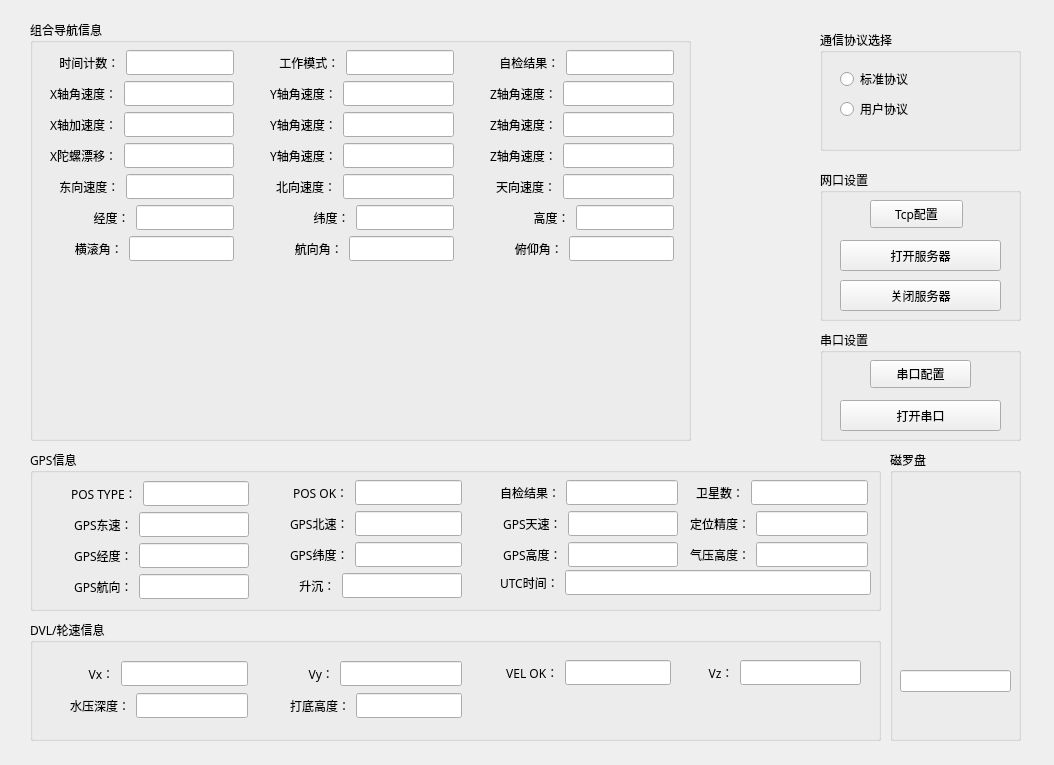
<?xml version="1.0" encoding="UTF-8"?>
<ui version="4.0">
 <class>Module7</class>
 <widget class="QWidget" name="Module7">
  <property name="geometry">
   <rect>
    <x>0</x>
    <y>0</y>
    <width>1054</width>
    <height>765</height>
   </rect>
  </property>
  <property name="font">
   <font>
    <family>Agency FB</family>
   </font>
  </property>
  <property name="windowTitle">
   <string>Form</string>
  </property>
  <widget class="QGroupBox" name="groupBox">
   <property name="geometry">
    <rect>
     <x>820</x>
     <y>330</y>
     <width>201</width>
     <height>111</height>
    </rect>
   </property>
   <property name="title">
    <string>串口设置</string>
   </property>
   <widget class="QPushButton" name="serialSwitch">
    <property name="geometry">
     <rect>
      <x>20</x>
      <y>70</y>
      <width>161</width>
      <height>31</height>
     </rect>
    </property>
    <property name="text">
     <string>打开串口</string>
    </property>
   </widget>
   <widget class="QPushButton" name="serialConfigButton">
    <property name="geometry">
     <rect>
      <x>50</x>
      <y>30</y>
      <width>101</width>
      <height>28</height>
     </rect>
    </property>
    <property name="text">
     <string>串口配置</string>
    </property>
   </widget>
  </widget>
  <widget class="QGroupBox" name="groupBox_2">
   <property name="geometry">
    <rect>
     <x>820</x>
     <y>170</y>
     <width>201</width>
     <height>151</height>
    </rect>
   </property>
   <property name="title">
    <string>网口设置</string>
   </property>
   <widget class="QPushButton" name="tcpConnectButton">
    <property name="geometry">
     <rect>
      <x>20</x>
      <y>70</y>
      <width>161</width>
      <height>31</height>
     </rect>
    </property>
    <property name="text">
     <string>打开服务器</string>
    </property>
   </widget>
   <widget class="QPushButton" name="tcpDisconnectButton">
    <property name="geometry">
     <rect>
      <x>20</x>
      <y>110</y>
      <width>161</width>
      <height>31</height>
     </rect>
    </property>
    <property name="text">
     <string>关闭服务器</string>
    </property>
   </widget>
   <widget class="QPushButton" name="tcpConfigButton">
    <property name="geometry">
     <rect>
      <x>50</x>
      <y>30</y>
      <width>93</width>
      <height>28</height>
     </rect>
    </property>
    <property name="text">
     <string>Tcp配置</string>
    </property>
   </widget>
  </widget>
  <widget class="QGroupBox" name="groupBox_3">
   <property name="geometry">
    <rect>
     <x>30</x>
     <y>20</y>
     <width>661</width>
     <height>421</height>
    </rect>
   </property>
   <property name="title">
    <string>组合导航信息</string>
   </property>
   <widget class="GaugeCompassPan" name="gaugeCompassPan">
    <property name="geometry">
     <rect>
      <x>240</x>
      <y>250</y>
      <width>170</width>
      <height>170</height>
     </rect>
    </property>
   </widget>
   <widget class="GaugeArc" name="gaugeArc">
    <property name="geometry">
     <rect>
      <x>30</x>
      <y>260</y>
      <width>150</width>
      <height>150</height>
     </rect>
    </property>
    <property name="endAngle">
     <number>45</number>
    </property>
   </widget>
   <widget class="RulerDouble" name="rulerDouble">
    <property name="geometry">
     <rect>
      <x>510</x>
      <y>250</y>
      <width>81</width>
      <height>161</height>
     </rect>
    </property>
   </widget>
   <widget class="QWidget" name="">
    <property name="geometry">
     <rect>
      <x>20</x>
      <y>30</y>
      <width>184</width>
      <height>213</height>
     </rect>
    </property>
    <layout class="QVBoxLayout" name="verticalLayout_3">
     <item>
      <layout class="QHBoxLayout" name="horizontalLayout_11">
       <item>
        <widget class="QLabel" name="label">
         <property name="text">
          <string>   时间计数：</string>
         </property>
        </widget>
       </item>
       <item>
        <widget class="QLineEdit" name="lineEdit"/>
       </item>
      </layout>
     </item>
     <item>
      <layout class="QHBoxLayout" name="horizontalLayout_12">
       <item>
        <widget class="QLabel" name="label_2">
         <property name="text">
          <string>X轴角速度：</string>
         </property>
        </widget>
       </item>
       <item>
        <widget class="QLineEdit" name="lineEdit_2"/>
       </item>
      </layout>
     </item>
     <item>
      <layout class="QHBoxLayout" name="horizontalLayout_13">
       <item>
        <widget class="QLabel" name="label_3">
         <property name="text">
          <string>X轴加速度：</string>
         </property>
        </widget>
       </item>
       <item>
        <widget class="QLineEdit" name="lineEdit_3"/>
       </item>
      </layout>
     </item>
     <item>
      <layout class="QHBoxLayout" name="horizontalLayout_14">
       <item>
        <widget class="QLabel" name="label_4">
         <property name="text">
          <string>X陀螺漂移：</string>
         </property>
        </widget>
       </item>
       <item>
        <widget class="QLineEdit" name="lineEdit_4"/>
       </item>
      </layout>
     </item>
     <item>
      <layout class="QHBoxLayout" name="horizontalLayout_15">
       <item>
        <widget class="QLabel" name="label_5">
         <property name="text">
          <string>   东向速度：</string>
         </property>
        </widget>
       </item>
       <item>
        <widget class="QLineEdit" name="lineEdit_5"/>
       </item>
      </layout>
     </item>
     <item>
      <layout class="QHBoxLayout" name="horizontalLayout_16">
       <item>
        <widget class="QLabel" name="label_6">
         <property name="text">
          <string>              经度：</string>
         </property>
        </widget>
       </item>
       <item>
        <widget class="QLineEdit" name="lineEdit_6"/>
       </item>
      </layout>
     </item>
     <item>
      <layout class="QHBoxLayout" name="horizontalLayout_17">
       <item>
        <widget class="QLabel" name="label_7">
         <property name="text">
          <string>        横滚角：</string>
         </property>
        </widget>
       </item>
       <item>
        <widget class="QLineEdit" name="lineEdit_7"/>
       </item>
      </layout>
     </item>
    </layout>
   </widget>
   <widget class="QWidget" name="">
    <property name="geometry">
     <rect>
      <x>460</x>
      <y>30</y>
      <width>184</width>
      <height>213</height>
     </rect>
    </property>
    <layout class="QVBoxLayout" name="verticalLayout_4">
     <item>
      <layout class="QHBoxLayout" name="horizontalLayout_31">
       <item>
        <widget class="QLabel" name="label_9">
         <property name="text">
          <string>   自检结果：</string>
         </property>
        </widget>
       </item>
       <item>
        <widget class="QLineEdit" name="lineEdit_19"/>
       </item>
      </layout>
     </item>
     <item>
      <layout class="QHBoxLayout" name="horizontalLayout_30">
       <item>
        <widget class="QLabel" name="label_13">
         <property name="text">
          <string>Z轴角速度：</string>
         </property>
        </widget>
       </item>
       <item>
        <widget class="QLineEdit" name="lineEdit_20"/>
       </item>
      </layout>
     </item>
     <item>
      <layout class="QHBoxLayout" name="horizontalLayout_29">
       <item>
        <widget class="QLabel" name="label_15">
         <property name="text">
          <string>Z轴角速度：</string>
         </property>
        </widget>
       </item>
       <item>
        <widget class="QLineEdit" name="lineEdit_18"/>
       </item>
      </layout>
     </item>
     <item>
      <layout class="QHBoxLayout" name="horizontalLayout_28">
       <item>
        <widget class="QLabel" name="label_14">
         <property name="text">
          <string>Z轴角速度：</string>
         </property>
        </widget>
       </item>
       <item>
        <widget class="QLineEdit" name="lineEdit_17"/>
       </item>
      </layout>
     </item>
     <item>
      <layout class="QHBoxLayout" name="horizontalLayout_27">
       <item>
        <widget class="QLabel" name="label_17">
         <property name="text">
          <string>  天向速度：</string>
         </property>
        </widget>
       </item>
       <item>
        <widget class="QLineEdit" name="lineEdit_16"/>
       </item>
      </layout>
     </item>
     <item>
      <layout class="QHBoxLayout" name="horizontalLayout_26">
       <item>
        <widget class="QLabel" name="label_19">
         <property name="text">
          <string>              高度：</string>
         </property>
        </widget>
       </item>
       <item>
        <widget class="QLineEdit" name="lineEdit_21"/>
       </item>
      </layout>
     </item>
     <item>
      <layout class="QHBoxLayout" name="horizontalLayout_25">
       <item>
        <widget class="QLabel" name="label_21">
         <property name="text">
          <string>        俯仰角：</string>
         </property>
        </widget>
       </item>
       <item>
        <widget class="QLineEdit" name="lineEdit_15"/>
       </item>
      </layout>
     </item>
    </layout>
   </widget>
   <widget class="QWidget" name="">
    <property name="geometry">
     <rect>
      <x>240</x>
      <y>30</y>
      <width>184</width>
      <height>213</height>
     </rect>
    </property>
    <layout class="QVBoxLayout" name="verticalLayout_5">
     <item>
      <layout class="QHBoxLayout" name="horizontalLayout_18">
       <item>
        <widget class="QLabel" name="label_8">
         <property name="text">
          <string>   工作模式：</string>
         </property>
        </widget>
       </item>
       <item>
        <widget class="QLineEdit" name="lineEdit_11"/>
       </item>
      </layout>
     </item>
     <item>
      <layout class="QHBoxLayout" name="horizontalLayout_19">
       <item>
        <widget class="QLabel" name="label_10">
         <property name="text">
          <string>Y轴角速度：</string>
         </property>
        </widget>
       </item>
       <item>
        <widget class="QLineEdit" name="lineEdit_12"/>
       </item>
      </layout>
     </item>
     <item>
      <layout class="QHBoxLayout" name="horizontalLayout_20">
       <item>
        <widget class="QLabel" name="label_12">
         <property name="text">
          <string>Y轴角速度：</string>
         </property>
        </widget>
       </item>
       <item>
        <widget class="QLineEdit" name="lineEdit_14"/>
       </item>
      </layout>
     </item>
     <item>
      <layout class="QHBoxLayout" name="horizontalLayout_21">
       <item>
        <widget class="QLabel" name="label_11">
         <property name="text">
          <string>Y轴角速度：</string>
         </property>
        </widget>
       </item>
       <item>
        <widget class="QLineEdit" name="lineEdit_13"/>
       </item>
      </layout>
     </item>
     <item>
      <layout class="QHBoxLayout" name="horizontalLayout_22">
       <item>
        <widget class="QLabel" name="label_16">
         <property name="text">
          <string>  北向速度：</string>
         </property>
        </widget>
       </item>
       <item>
        <widget class="QLineEdit" name="lineEdit_10"/>
       </item>
      </layout>
     </item>
     <item>
      <layout class="QHBoxLayout" name="horizontalLayout_23">
       <item>
        <widget class="QLabel" name="label_18">
         <property name="text">
          <string>              纬度：</string>
         </property>
        </widget>
       </item>
       <item>
        <widget class="QLineEdit" name="lineEdit_9"/>
       </item>
      </layout>
     </item>
     <item>
      <layout class="QHBoxLayout" name="horizontalLayout_24">
       <item>
        <widget class="QLabel" name="label_20">
         <property name="text">
          <string>        航向角：</string>
         </property>
        </widget>
       </item>
       <item>
        <widget class="QLineEdit" name="lineEdit_8"/>
       </item>
      </layout>
     </item>
    </layout>
   </widget>
  </widget>
  <widget class="QGroupBox" name="groupBox_4">
   <property name="geometry">
    <rect>
     <x>30</x>
     <y>450</y>
     <width>851</width>
     <height>161</height>
    </rect>
   </property>
   <property name="title">
    <string>GPS信息</string>
   </property>
   <widget class="QWidget" name="layoutWidget">
    <property name="geometry">
     <rect>
      <x>260</x>
      <y>30</y>
      <width>172</width>
      <height>120</height>
     </rect>
    </property>
    <layout class="QVBoxLayout" name="verticalLayout_2">
     <item>
      <layout class="QHBoxLayout" name="horizontalLayout_5">
       <item>
        <widget class="QLabel" name="label_29">
         <property name="text">
          <string> POS OK：</string>
         </property>
        </widget>
       </item>
       <item>
        <widget class="QLineEdit" name="lineEdit_32"/>
       </item>
      </layout>
     </item>
     <item>
      <layout class="QHBoxLayout" name="horizontalLayout_6">
       <item>
        <widget class="QLabel" name="label_30">
         <property name="text">
          <string>GPS北速：</string>
         </property>
        </widget>
       </item>
       <item>
        <widget class="QLineEdit" name="lineEdit_33"/>
       </item>
      </layout>
     </item>
     <item>
      <layout class="QHBoxLayout" name="horizontalLayout_7">
       <item>
        <widget class="QLabel" name="label_31">
         <property name="text">
          <string>GPS纬度：</string>
         </property>
        </widget>
       </item>
       <item>
        <widget class="QLineEdit" name="lineEdit_35"/>
       </item>
      </layout>
     </item>
     <item>
      <layout class="QHBoxLayout" name="horizontalLayout_8">
       <item>
        <widget class="QLabel" name="label_32">
         <property name="text">
          <string>   升沉：</string>
         </property>
        </widget>
       </item>
       <item>
        <widget class="QLineEdit" name="lineEdit_34"/>
       </item>
      </layout>
     </item>
    </layout>
   </widget>
   <widget class="QWidget" name="">
    <property name="geometry">
     <rect>
      <x>470</x>
      <y>30</y>
      <width>178</width>
      <height>89</height>
     </rect>
    </property>
    <layout class="QVBoxLayout" name="verticalLayout_6">
     <item>
      <layout class="QHBoxLayout" name="horizontalLayout_9">
       <item>
        <widget class="QLabel" name="label_36">
         <property name="text">
          <string>自检结果：</string>
         </property>
        </widget>
       </item>
       <item>
        <widget class="QLineEdit" name="lineEdit_40"/>
       </item>
      </layout>
     </item>
     <item>
      <layout class="QHBoxLayout" name="horizontalLayout_10">
       <item>
        <widget class="QLabel" name="label_37">
         <property name="text">
          <string> GPS天速：</string>
         </property>
        </widget>
       </item>
       <item>
        <widget class="QLineEdit" name="lineEdit_41"/>
       </item>
      </layout>
     </item>
     <item>
      <layout class="QHBoxLayout" name="horizontalLayout_32">
       <item>
        <widget class="QLabel" name="label_38">
         <property name="text">
          <string> GPS高度：</string>
         </property>
        </widget>
       </item>
       <item>
        <widget class="QLineEdit" name="lineEdit_39"/>
       </item>
      </layout>
     </item>
    </layout>
   </widget>
   <widget class="QWidget" name="">
    <property name="geometry">
     <rect>
      <x>660</x>
      <y>30</y>
      <width>178</width>
      <height>89</height>
     </rect>
    </property>
    <layout class="QVBoxLayout" name="verticalLayout_7">
     <item>
      <layout class="QHBoxLayout" name="horizontalLayout_33">
       <item>
        <widget class="QLabel" name="label_42">
         <property name="text">
          <string>  卫星数：</string>
         </property>
        </widget>
       </item>
       <item>
        <widget class="QLineEdit" name="lineEdit_44"/>
       </item>
      </layout>
     </item>
     <item>
      <layout class="QHBoxLayout" name="horizontalLayout_34">
       <item>
        <widget class="QLabel" name="label_40">
         <property name="text">
          <string>定位精度：</string>
         </property>
        </widget>
       </item>
       <item>
        <widget class="QLineEdit" name="lineEdit_43"/>
       </item>
      </layout>
     </item>
     <item>
      <layout class="QHBoxLayout" name="horizontalLayout_35">
       <item>
        <widget class="QLabel" name="label_41">
         <property name="text">
          <string>气压高度：</string>
         </property>
        </widget>
       </item>
       <item>
        <widget class="QLineEdit" name="lineEdit_42"/>
       </item>
      </layout>
     </item>
    </layout>
   </widget>
   <widget class="QWidget" name="">
    <property name="geometry">
     <rect>
      <x>470</x>
      <y>120</y>
      <width>371</width>
      <height>25</height>
     </rect>
    </property>
    <layout class="QHBoxLayout" name="horizontalLayout_36">
     <item>
      <widget class="QLabel" name="label_39">
       <property name="text">
        <string>UTC时间：</string>
       </property>
      </widget>
     </item>
     <item>
      <widget class="QLineEdit" name="lineEdit_38"/>
     </item>
    </layout>
   </widget>
   <widget class="QWidget" name="">
    <property name="geometry">
     <rect>
      <x>41</x>
      <y>31</y>
      <width>178</width>
      <height>120</height>
     </rect>
    </property>
    <layout class="QVBoxLayout" name="verticalLayout">
     <item>
      <layout class="QHBoxLayout" name="horizontalLayout_2">
       <item>
        <widget class="QLabel" name="label_22">
         <property name="text">
          <string>POS TYPE：</string>
         </property>
        </widget>
       </item>
       <item>
        <widget class="QLineEdit" name="lineEdit_22"/>
       </item>
      </layout>
     </item>
     <item>
      <layout class="QHBoxLayout" name="horizontalLayout">
       <item>
        <widget class="QLabel" name="label_23">
         <property name="text">
          <string> GPS东速：</string>
         </property>
        </widget>
       </item>
       <item>
        <widget class="QLineEdit" name="lineEdit_23"/>
       </item>
      </layout>
     </item>
     <item>
      <layout class="QHBoxLayout" name="horizontalLayout_3">
       <item>
        <widget class="QLabel" name="label_24">
         <property name="text">
          <string> GPS经度：</string>
         </property>
        </widget>
       </item>
       <item>
        <widget class="QLineEdit" name="lineEdit_24"/>
       </item>
      </layout>
     </item>
     <item>
      <layout class="QHBoxLayout" name="horizontalLayout_4">
       <item>
        <widget class="QLabel" name="label_25">
         <property name="text">
          <string> GPS航向：</string>
         </property>
        </widget>
       </item>
       <item>
        <widget class="QLineEdit" name="lineEdit_25"/>
       </item>
      </layout>
     </item>
    </layout>
   </widget>
  </widget>
  <widget class="QGroupBox" name="groupBox_5">
   <property name="geometry">
    <rect>
     <x>30</x>
     <y>620</y>
     <width>851</width>
     <height>121</height>
    </rect>
   </property>
   <property name="title">
    <string>DVL/轮速信息</string>
   </property>
   <widget class="QWidget" name="layoutWidget_2">
    <property name="geometry">
     <rect>
      <x>40</x>
      <y>40</y>
      <width>178</width>
      <height>61</height>
     </rect>
    </property>
    <layout class="QVBoxLayout" name="verticalLayout_8">
     <item>
      <layout class="QHBoxLayout" name="horizontalLayout_37">
       <item>
        <widget class="QLabel" name="label_26">
         <property name="text">
          <string>      Vx：</string>
         </property>
        </widget>
       </item>
       <item>
        <widget class="QLineEdit" name="lineEdit_26"/>
       </item>
      </layout>
     </item>
     <item>
      <layout class="QHBoxLayout" name="horizontalLayout_38">
       <item>
        <widget class="QLabel" name="label_27">
         <property name="text">
          <string>水压深度：</string>
         </property>
        </widget>
       </item>
       <item>
        <widget class="QLineEdit" name="lineEdit_27"/>
       </item>
      </layout>
     </item>
    </layout>
   </widget>
   <widget class="QWidget" name="layoutWidget_3">
    <property name="geometry">
     <rect>
      <x>260</x>
      <y>40</y>
      <width>172</width>
      <height>61</height>
     </rect>
    </property>
    <layout class="QVBoxLayout" name="verticalLayout_9">
     <item>
      <layout class="QHBoxLayout" name="horizontalLayout_41">
       <item>
        <widget class="QLabel" name="label_34">
         <property name="text">
          <string>      Vy：</string>
         </property>
        </widget>
       </item>
       <item>
        <widget class="QLineEdit" name="lineEdit_36"/>
       </item>
      </layout>
     </item>
     <item>
      <layout class="QHBoxLayout" name="horizontalLayout_42">
       <item>
        <widget class="QLabel" name="label_35">
         <property name="text">
          <string>打底高度：</string>
         </property>
        </widget>
       </item>
       <item>
        <widget class="QLineEdit" name="lineEdit_37"/>
       </item>
      </layout>
     </item>
    </layout>
   </widget>
   <widget class="QWidget" name="layoutWidget_4">
    <property name="geometry">
     <rect>
      <x>470</x>
      <y>40</y>
      <width>171</width>
      <height>25</height>
     </rect>
    </property>
    <layout class="QHBoxLayout" name="horizontalLayout_40">
     <item>
      <widget class="QLabel" name="label_46">
       <property name="text">
        <string>  VEL OK：</string>
       </property>
      </widget>
     </item>
     <item>
      <widget class="QLineEdit" name="lineEdit_48"/>
     </item>
    </layout>
   </widget>
   <widget class="QWidget" name="">
    <property name="geometry">
     <rect>
      <x>660</x>
      <y>40</y>
      <width>171</width>
      <height>25</height>
     </rect>
    </property>
    <layout class="QHBoxLayout" name="horizontalLayout_39">
     <item>
      <widget class="QLabel" name="label_45">
       <property name="text">
        <string>      Vz：</string>
       </property>
      </widget>
     </item>
     <item>
      <widget class="QLineEdit" name="lineEdit_47"/>
     </item>
    </layout>
   </widget>
  </widget>
  <widget class="QGroupBox" name="groupBox_6">
   <property name="geometry">
    <rect>
     <x>890</x>
     <y>450</y>
     <width>131</width>
     <height>291</height>
    </rect>
   </property>
   <property name="title">
    <string>磁罗盘</string>
   </property>
   <widget class="QLineEdit" name="lineEdit_29">
    <property name="geometry">
     <rect>
      <x>10</x>
      <y>220</y>
      <width>111</width>
      <height>22</height>
     </rect>
    </property>
   </widget>
   <widget class="GaugeCompassPan" name="gaugeCompassPan_2">
    <property name="geometry">
     <rect>
      <x>5</x>
      <y>70</y>
      <width>120</width>
      <height>120</height>
     </rect>
    </property>
   </widget>
  </widget>
  <widget class="QGroupBox" name="groupBox_7">
   <property name="geometry">
    <rect>
     <x>820</x>
     <y>30</y>
     <width>201</width>
     <height>121</height>
    </rect>
   </property>
   <property name="title">
    <string>通信协议选择</string>
   </property>
   <widget class="QRadioButton" name="radioButton">
    <property name="geometry">
     <rect>
      <x>20</x>
      <y>40</y>
      <width>91</width>
      <height>18</height>
     </rect>
    </property>
    <property name="text">
     <string>标准协议</string>
    </property>
   </widget>
   <widget class="QRadioButton" name="radioButton_2">
    <property name="geometry">
     <rect>
      <x>20</x>
      <y>70</y>
      <width>91</width>
      <height>18</height>
     </rect>
    </property>
    <property name="text">
     <string>用户协议</string>
    </property>
   </widget>
  </widget>
  <widget class="RulerTemp" name="rulerTemp">
   <property name="geometry">
    <rect>
     <x>700</x>
     <y>40</y>
     <width>111</width>
     <height>401</height>
    </rect>
   </property>
  </widget>
 </widget>
 <customwidgets>
  <customwidget>
   <class>GaugeArc</class>
   <extends></extends>
   <header>gaugearc.h</header>
  </customwidget>
  <customwidget>
   <class>GaugeCompassPan</class>
   <extends></extends>
   <header>gaugecompasspan.h</header>
  </customwidget>
  <customwidget>
   <class>RulerDouble</class>
   <extends></extends>
   <header>rulerdouble.h</header>
  </customwidget>
  <customwidget>
   <class>RulerTemp</class>
   <extends></extends>
   <header>rulertemp.h</header>
  </customwidget>
 </customwidgets>
 <resources/>
 <connections/>
</ui>
